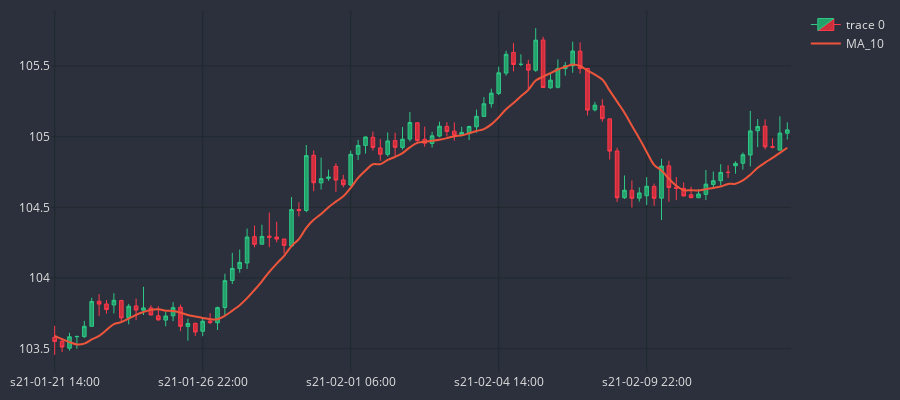

Notebook code for this chart:
### Code cell
# cp.fig.add_trace(go.Scatter(
#     x=cp.df_plot.sTime,
#     y=cp.df_plot.MA_10,
#     line=dict(width=2),
#     line_shape='spline',
#     name='MA_10'
# ))
cp.show_plot(line_traces=['MA_10'])
